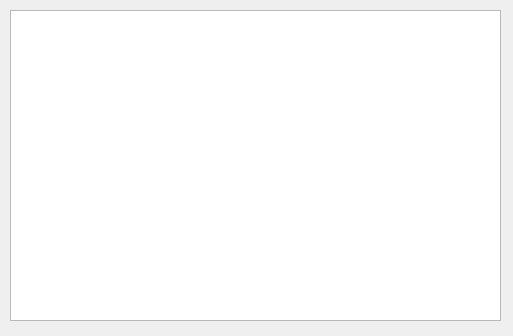
<?xml version="1.0" encoding="UTF-8"?>
<ui version="4.0">
 <class>MessageDlg</class>
 <widget class="QDialog" name="MessageDlg">
  <property name="geometry">
   <rect>
    <x>0</x>
    <y>0</y>
    <width>513</width>
    <height>336</height>
   </rect>
  </property>
  <property name="windowTitle">
   <string>Dialog</string>
  </property>
  <widget class="QTextEdit" name="textEdit">
   <property name="geometry">
    <rect>
     <x>10</x>
     <y>10</y>
     <width>491</width>
     <height>311</height>
    </rect>
   </property>
  </widget>
 </widget>
 <resources/>
 <connections/>
</ui>
